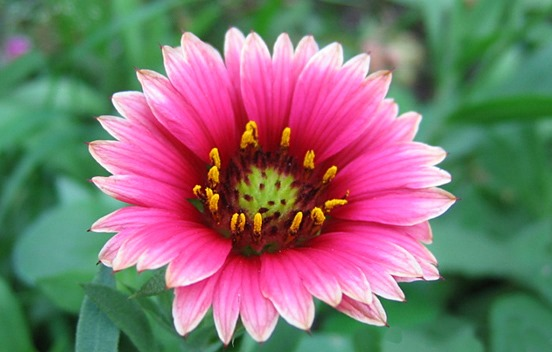
#> input picture flower.jpg, 552 x 352 px
$ python t.py
#> lines starting #> are read from the running program, lines starting #| are printed output that depends on the picture; after the words box and inside, x2 and y2 are one past the last pixel; in counts of white or black regions, pixels touching at a corner belong together
import cv2
import numpy as np
from matplotlib import pyplot as plt

# Load the image
image_path = 'flower.jpg'
img = cv2.imread(image_path)
#> img is the input picture: shape (352, 552, 3); mean B, G, R 112.2, 115.6, 129.2

if img is None:
    raise ValueError("Error: Could not load image.")

# Convert the image to RGB (OpenCV uses BGR by default)
img_rgb = cv2.cvtColor(img, cv2.COLOR_BGR2RGB)

# Grayscale Conversion
gray = cv2.cvtColor(img, cv2.COLOR_BGR2GRAY)

# Gaussian Blur
gaussian_blur = cv2.GaussianBlur(img, (15, 15), 0)

# Edge Detection (Canny)
edges = cv2.Canny(gray, 100, 200)
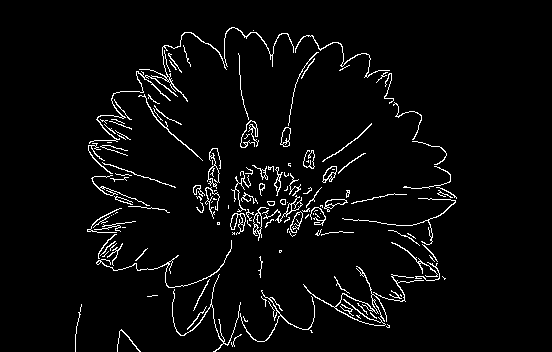
#> edges: shape (352, 552); 3.8% white in thin lines or dots, all inside (x1, y1, x2, y2) = (75, 27, 457, 352)

# Sharpening
kernel = np.array([[0, -1, 0], [-1, 5,-1], [0, -1, 0]])
sharpened = cv2.filter2D(img, -1, kernel)

# Thresholding
_, thresh = cv2.threshold(gray, 127, 255, cv2.THRESH_BINARY)
#> thresh: shape (352, 552); 36.6% white; 99 white regions (63 under 20 px), largest, box (x1, y1, x2, y2) and area: (21, 24, 493, 352) 60636, (0, 80, 96, 145) 2627, (242, 168, 296, 231) 1340

# Histogram Equalization
hist_eq = cv2.equalizeHist(gray)
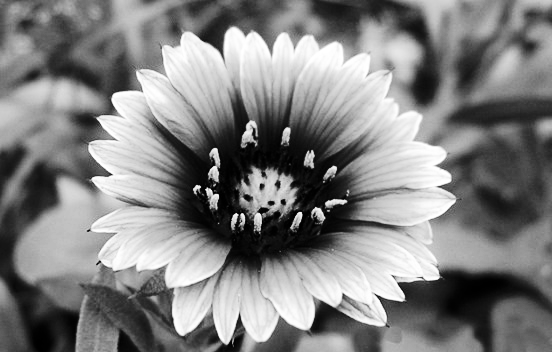
#> hist_eq: shape (352, 552); min 0, max 255, mean 128.3

# Morphological Operations
kernel_morph = np.ones((5, 5), np.uint8)
erosion = cv2.erode(gray, kernel_morph, iterations=1)
dilation = cv2.dilate(gray, kernel_morph, iterations=1)
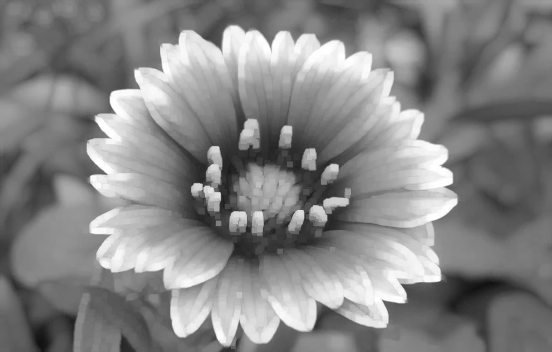
#> dilation: shape (352, 552); min 17, max 255, mean 133.2

# Median Blurring
median_blur = cv2.medianBlur(img, 15)

# Color Space Conversion (HSV)
hsv = cv2.cvtColor(img, cv2.COLOR_BGR2HSV)
#> hsv: shape (352, 552, 3); mean H, S, V 99.9, 133.3, 163

# Image Resizing
resized = cv2.resize(img, (img.shape[1] // 2, img.shape[0] // 2))

# Image Rotation
center = (img.shape[1] // 2, img.shape[0] // 2)
#> center = (276, 176)
matrix = cv2.getRotationMatrix2D(center, 45, 1.0)
rotated = cv2.warpAffine(img, matrix, (img.shape[1], img.shape[0]))
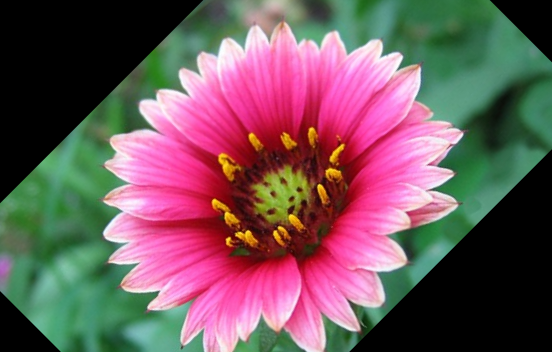
#> rotated: shape (352, 552, 3); mean B, G, R 92.3, 87.1, 114.4

# Image Translation
matrix_translation = np.float32([[1, 0, 50], [0, 1, 50]])  # Translate 50 pixels right and down
translated = cv2.warpAffine(img, matrix_translation, (img.shape[1], img.shape[0]))
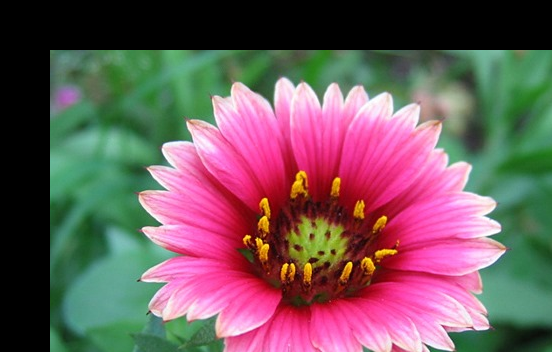
#> translated: shape (352, 552, 3); mean B, G, R 91.8, 88.6, 112.7

# Perspective Transformation
pts1 = np.float32([[56, 65], [368, 52], [28, 387], [389, 390]])
pts2 = np.float32([[0, 0], [300, 0], [0, 300], [300, 300]])
matrix_perspective = cv2.getPerspectiveTransform(pts1, pts2)
perspective_transformed = cv2.warpPerspective(img, matrix_perspective, (300, 300))
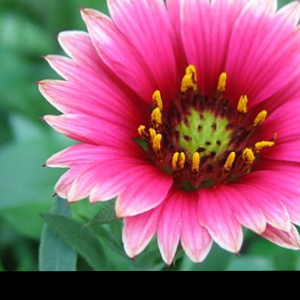
#> perspective_transformed: shape (300, 300, 3); mean B, G, R 109.4, 92.5, 150.2

# Displaying the results using matplotlib
plt.figure(figsize=(12, 12))

plt.subplot(3, 4, 1)
plt.title('Original')
plt.imshow(img_rgb)
plt.axis('off')

plt.subplot(3, 4, 2)
plt.title('Grayscale')
plt.imshow(gray, cmap='gray')
plt.axis('off')

plt.subplot(3, 4, 3)
plt.title('Gaussian Blur')
plt.imshow(cv2.cvtColor(gaussian_blur, cv2.COLOR_BGR2RGB))
plt.axis('off')

plt.subplot(3, 4, 4)
plt.title('Edges (Canny)')
plt.imshow(edges, cmap='gray')
plt.axis('off')

plt.subplot(3, 4, 5)
plt.title('Sharpened')
plt.imshow(cv2.cvtColor(sharpened, cv2.COLOR_BGR2RGB))
plt.axis('off')

plt.subplot(3, 4, 6)
plt.title('Thresholding')
plt.imshow(thresh, cmap='gray')
plt.axis('off')

plt.subplot(3, 4, 7)
plt.title('Histogram Equalization')
plt.imshow(hist_eq, cmap='gray')
plt.axis('off')

plt.subplot(3, 4, 8)
plt.title('Erosion')
plt.imshow(erosion, cmap='gray')
plt.axis('off')

plt.subplot(3, 4, 9)
plt.title('Dilation')
plt.imshow(dilation, cmap='gray')
plt.axis('off')

plt.subplot(3, 4, 10)
plt.title('Median Blurring')
plt.imshow(cv2.cvtColor(median_blur, cv2.COLOR_BGR2RGB))
plt.axis('off')

plt.subplot(3, 4, 11)
plt.title('HSV Color Space')
plt.imshow(cv2.cvtColor(hsv, cv2.COLOR_BGR2RGB))
plt.axis('off')

plt.subplot(3, 4, 12)
plt.title('Resized')
plt.imshow(cv2.cvtColor(resized, cv2.COLOR_BGR2RGB))
plt.axis('off')

plt.tight_layout()
plt.show()
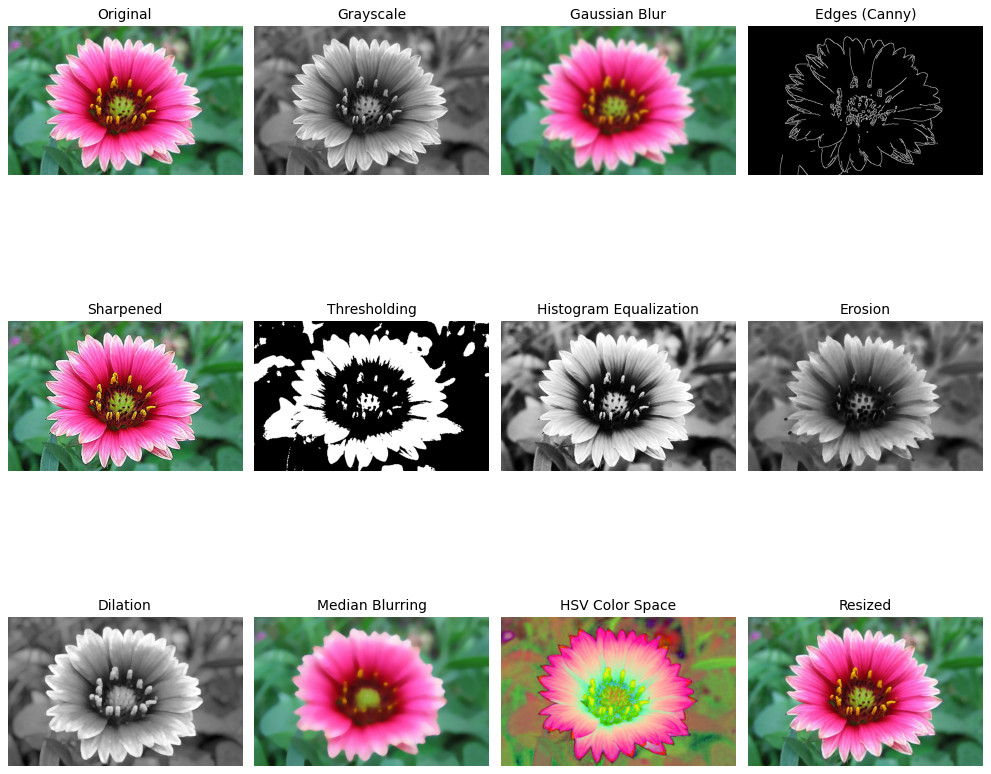
#> figure drawn by matplotlib, 12 panels

$ run again, with Koustav.jpg copied over flower.jpg
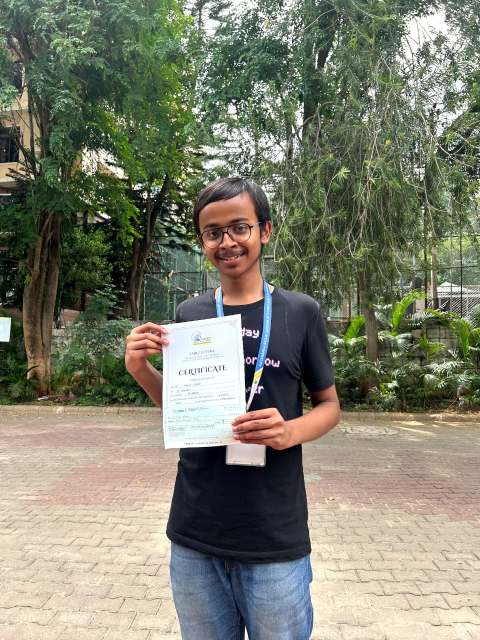
#> input picture Koustav.jpg, 960 x 1280 px (shown at 1/2 size)
#> img is the input picture: shape (1280, 960, 3); mean B, G, R 109.9, 127.2, 125.8
#> `edges = cv2.Canny(gray, 100, 200)`:
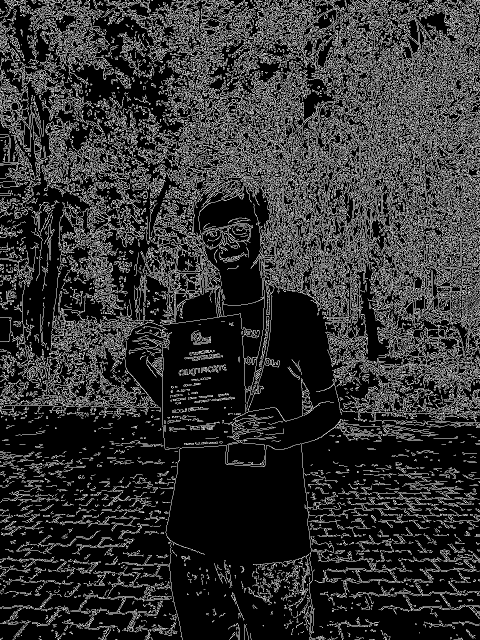
#> edges: shape (1280, 960) (shown at 1/2 size); 19.4% white in thin lines or dots
#> thresh: shape (1280, 960); 44.9% white; 6247 white regions (5621 under 20 px), largest, box (x1, y1, x2, y2) and area: (0, 475, 960, 1280) 388290, (715, 0, 960, 408) 27152, (354, 239, 589, 525) 13063
#> hsv: shape (1280, 960, 3); mean H, S, V 48.1, 74.9, 136.7
#> `perspective_transformed = cv2.warpPerspective(img, matrix_perspective,..`:
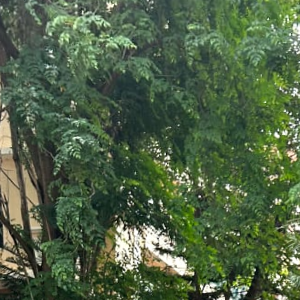
#> perspective_transformed: shape (300, 300, 3); mean B, G, R 69.4, 98.9, 79.6

$ run again, with Manasa.jpg copied over flower.jpg
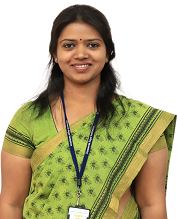
#> input picture Manasa.jpg, 177 x 219 px
#> img is the input picture: shape (219, 177, 3); mean B, G, R 135.9, 172.7, 181.1
#> `edges = cv2.Canny(gray, 100, 200)`:
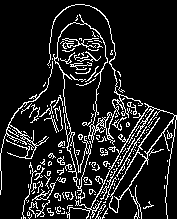
#> edges: shape (219, 177); 12.6% white in thin lines or dots
#> thresh: shape (219, 177); 74.2% white; 118 black regions (107 under 20 px), largest, box (x1, y1, x2, y2) and area: (25, 5, 130, 199) 5864, (67, 106, 162, 219) 1275, (119, 158, 151, 219) 939
#> hsv: shape (219, 177, 3); mean H, S, V 17.6, 83.4, 186.4
#> `perspective_transformed = cv2.warpPerspective(img, matrix_perspective,..`:
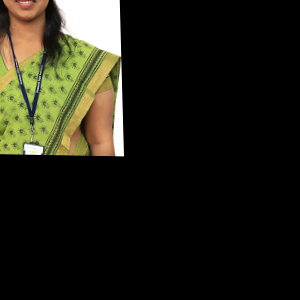
#> perspective_transformed: shape (300, 300, 3); mean B, G, R 22.2, 32.7, 34

$ run again, with dog.jpg copied over flower.jpg
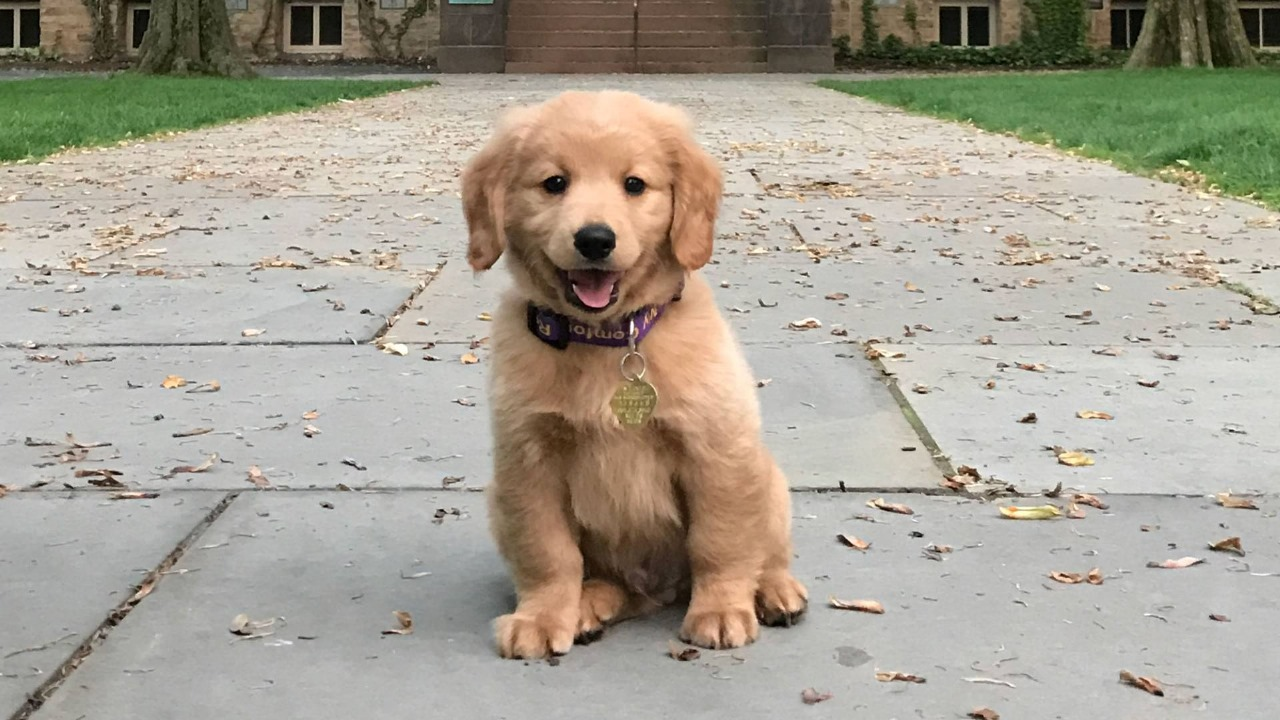
#> input picture dog.jpg, 1280 x 720 px
#> img is the input picture: shape (720, 1280, 3); mean B, G, R 148.6, 162, 167.8
#> edges: shape (720, 1280); 6.6% white in thin lines or dots
#> thresh: shape (720, 1280); 75.7% white; 1004 black regions (800 under 20 px), largest, box (x1, y1, x2, y2) and area: (0, 0, 1280, 200) 137647, (463, 148, 738, 650) 63875, (7, 572, 156, 720) 2171
#> hsv: shape (720, 1280, 3); mean H, S, V 28.3, 40.5, 170.4
#> `perspective_transformed = cv2.warpPerspective(img, matrix_perspective,..`:
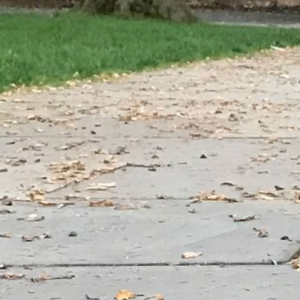
#> perspective_transformed: shape (300, 300, 3); mean B, G, R 156.9, 174.1, 172.6
